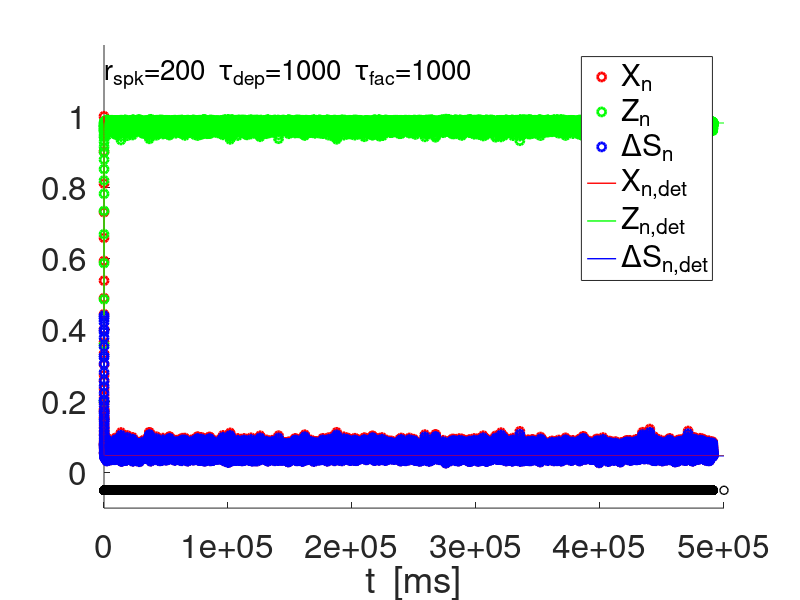
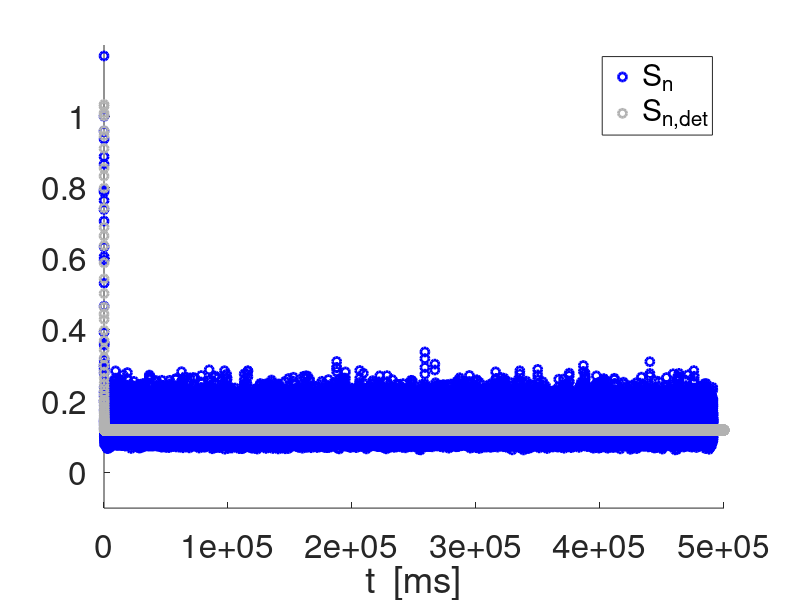

These charts were generated, in order, by the following MATLAB code:
% 2020-01-08

% Synaptic depression and facilitation models 
% (Dayan & Abbott, see Ermentrout & Terman book, Chapter 7) 

clearvars;
close all;


KSE = 5;
        % 1: Single input frequency
        %    As in SynapticShortTermPlasticity_ToyModels.m
        % 2: Burst: Two input frequencies
        % 3: Poisson inputs - Synaptic update (Delta S)
        % 4: Perturbations of periodic presynaptic input spike trains:
        %    normally distributed (random) - Synaptic update (Delta S)
        % 5: Poisson inputs - Synaptic response mimicking the voltage
        %    response (membrane potential time scales instad of synaptic
        %    time scales)
        % 
        % 301: Poisson inputs
        %      VarX, VarZ & VarM as a function of the input frequency
        % 302: Poisson inputs
        %      VarX, VarZ & VarM as a function of taudep & taufac
  
lightblueish = [.4 .6 .9];
lightcoral = [0.94 0.5 0.5];
lightsalmon = [0.9 0.5 0.4];
lightgray = [.7 .7 .7];
darkgray = [.3 .3 .3];
darkgray2 = [.1 .1 .1];
mediumacquamarine = [0.4 0.8 0.6];

% Functions

Fsqw=@(t,SpkFreqin,DC) (square(2*pi*SpkFreqin*t/1000-pi/2,DC)+1)/2;

% Parameters

taudec = 5;
taudep = 10;
taufac = 0.1;
adep = 0.1;
afac = 0.2;
Xinf = 1;
Zinf = 0;

% Time definitions

Tmax = 1000;
dt = 0.01;
t = 0:dt:Tmax;

% Input spike definitions

SpkFreqin = 100;
SpkPerin = 1000/SpkFreqin;
Nspk = floor(Tmax/SpkPerin);
tspk = (1:Nspk)*SpkPerin;

if KSE == 1

    % Synaptic dynamics (no short-term plasticity)

    S = zeros(1,length(t));

    jspk = 1;
    for j=1:length(t)-1
        k1s = -S(j)/taudec;
        as = S(j)+k1s*dt;
        k2s = -as/taudec;
        S(j+1) = S(j)+(k1s+k2s)*dt/2;
        if t(j)> tspk(jspk)
            S(j+1) = S(j+1)+1;
            jspk = jspk+1;
        end
    end

    figure
    hold on
    plot(t,S,'-b','linewidth',2);
    set(gca,'fontsize',24);
    xlabel('t  [ms]');
    xlabel('S  [ms]');

    % Synaptic short-term plasticity

    x = zeros(1,length(t));
    z = zeros(1,length(t));

    x(1) = 1;
    z(1) = 0;
    jspk = 1;
    for j=1:length(t)-1
        k1x = (Xinf-x(j))/taudep;
        k1z = (Zinf-z(j))/taufac;
        ax = x(j)+k1x*dt;
        az = z(j)+k1z*dt;
        k2x = (Xinf-ax)/taudep;
        k2z = (Zinf-az)/taufac;
        x(j+1) = x(j)+(k1x+k2x)*dt/2;
        z(j+1) = z(j)+(k1z+k2z)*dt/2;
        if t(j)>= tspk(jspk)
            x(j+1) = x(j+1)-adep*x(j);
            z(j+1) = z(j+1)+afac*(1-z(j+1));
            jspk = jspk+1;
        end
    end

    m = zeros(1,length(t));
    for j=2:length(t)
        m(j) = x(j-1)*z(j);
    end

    % x-, z- and DeltaS=x*z-traces

    figure
    hold on
    plot(t,x,'-r','linewidth',2);
    plot(t,z,'-g','linewidth',2);
    plot(t,x.*z,'-b','linewidth',2);
    axis([0 Tmax 0 1.2]);
    set(gca,'fontsize',24);
    xlabel('t  [ms]');
    legend('x','z','x z');

    % x-, z- and m-traces (m=DeltaS) + peaks

    figure
    hold on
    plot(t,x,'-r','linewidth',2);
    plot(t,z,'-g','linewidth',2);
    plot(t,x.*z,'-b','linewidth',2);
    plot(t,m,'-','Color',lightblueish,'linewidth',1);
    %plot(t,m,'-b','linewidth',2);
    axis([0 Tmax 0 1.2]);
    set(gca,'fontsize',24);
    xlabel('t  [ms]');
    legend('x','z','x z');

    % Sequence of peaks computed from the analytical solutions to the
    % % differential equations using the previous sequence values to generate the
    % current ones (instead of the previous values in the differential
    % equation discretization). 

    Dtatspkin = SpkPerin;
    Tspkmax = floor(Tmax/SpkPerin);
    tspk = SpkPerin:SpkPerin:Tspkmax*SpkPerin;
    jspk = floor(tspk/dt);


    Pdep =  exp(-Dtatspkin/taudep);
    Pfac =  exp(-Dtatspkin/taufac);
    X = zeros(1,Tspkmax);
    Z = zeros(1,Tspkmax);
    Zaux = zeros(1,Tspkmax);
    X(1) = 1;
    Z(1) = afac;
    for j=1:Tspkmax-1
        X(j+1) = Xinf+((1-adep)*X(j)-Xinf)*Pdep;       
        Z(j+1) = (1-afac)*(Zinf+(Z(j)-Zinf)*Pfac)+afac;
    end
    M = X.*Z;
    Xfp = (1-Pdep)*Xinf/(1-(1-adep)*Pdep);
    Zfp = ((1-Pfac)*(1-afac)*Zinf+afac)/(1-(1-afac)*Pfac);


    plot(tspk,X,'o','Color',lightblueish,'linewidth',1);
    plot(tspk,Z,'o','Color',lightblueish,'linewidth',1);
    plot(tspk,M,'o','Color',lightblueish,'linewidth',1);
    legend('x','z','x z','M');



elseif KSE == 2
    
    taudep = 500;
    taufac = 500;
    
    % Time definitions

    Tmax = 1000;
    dt = 0.01;
    t = 0:dt:Tmax;

    
    % Input spike definitions
    
    SpkFreqin1 = 4;
    SpkFreqin2 = 200;
    SpkPerin1 = 1000/SpkFreqin1;
    DC = 50;
    SpkPerin2 = 1000/SpkFreqin2;
    Nspkaux = floor(Tmax/SpkPerin2);
    tspkaux = (1:Nspkaux)*SpkPerin2;
    tspkaux = tspkaux.*Fsqw(tspkaux,SpkFreqin1,DC);
    k = 0;
    tspk = zeros(1);
    for l=1:length(tspkaux)
        if tspkaux(l)>0
            k = k+1;
            tspk(k) = tspkaux(l);
        end
    end
    tspk = [tspk Tmax+dt];
    
   
   % Synaptic short-term plasticity

    x = zeros(1,length(t));
    z = zeros(1,length(t));

    x(1) = 1;
    z(1) = 0;
    jspk = 1;
    for j=1:length(t)-1
        k1x = (Xinf-x(j))/taudep;
        k1z = (Zinf-z(j))/taufac;
        ax = x(j)+k1x*dt;
        az = z(j)+k1z*dt;
        k2x = (Xinf-ax)/taudep;
        k2z = (Zinf-az)/taufac;
        x(j+1) = x(j)+(k1x+k2x)*dt/2;
        z(j+1) = z(j)+(k1z+k2z)*dt/2;
        if t(j)>= tspk(jspk) 
            x(j+1) = x(j+1)-adep*x(j);
            z(j+1) = z(j+1)+afac*(1-z(j+1));
            jspk = jspk+1;
        end
    end

    m = zeros(1,length(t));
    for j=2:length(t)
        m(j) = x(j-1)*z(j);
    end

%     % x-, z- and DeltaS=x*z-traces
% 
%     figure
%     hold on
%     plot(t,x,'-r','linewidth',2);
%     plot(t,z,'-g','linewidth',2);
%     plot(t,x.*z,'-b','linewidth',2);
%     axis([0 Tmax 0 1.2]);
%     set(gca,'fontsize',24);
%     xlabel('t  [ms]');
%     legend('x','z','x z');

    % x-, z- and m-traces (m=DeltaS) + peaks

    figure
    hold on
    plot(t,x,'-r','linewidth',2);
    plot(t,z,'-g','linewidth',2);
    plot(t,x.*z,'-b','linewidth',2);
    plot(t,m,'-','Color',lightblueish,'linewidth',1);
    plot(tspk(1:end-1),zeros(1,length(tspk(1:end-1))),'ok','linewidth',2);
    %plot(t,m,'-b','linewidth',2);
    axis([0 Tmax 0 1.2]);
    set(gca,'fontsize',24);
    xlabel('t  [ms]');
    legend('x','z','x z');

    
    % Sequence of peaks computed from the analytical solutions to the
    % differential equations
   
  
    Tspkmax = length(tspk)-1;
    Dtaspkin = diff(tspk(1:end-1));
    X = zeros(1,Tspkmax);
    Z = zeros(1,Tspkmax);
    X(1) = 1;
    Z(1) = afac;
    for j=1:Tspkmax-1
        X(j+1) = Xinf+((1-adep)*X(j)-Xinf)*exp(-Dtaspkin(j)/taudep);
        Z(j+1) = afac+(1-afac)*(Zinf+(Z(j)-Zinf)*exp(-Dtaspkin(j)/taufac));
    end
    M = X.*Z;
    plot(tspk(1:end-1),X,'o','Color',lightblueish,'linewidth',1);
    plot(tspk(1:end-1),Z,'o','Color',lightblueish,'linewidth',1);
    plot(tspk(1:end-1),M,'o','Color',lightblueish,'linewidth',1);
    legend('x','z','x z','M');
    
    if SpkFreqin1 == 4
        jaux = find(tspk>800,1);
        AmpX = max(X(jaux:end))-min(X(jaux:end));
        AmpZ = max(Z(jaux:end))-min(Z(jaux:end));
        AmpM = max(M(jaux:end))-min(M(jaux:end));
    end
    
    figure
    hold on
    plot(tspk(1:end-1),X,'or','linewidth',1);
    plot(tspk(1:end-1),Z,'og','linewidth',1);
    plot(tspk(1:end-1),M,'ob','linewidth',1);
    plot(tspk(1:end-1),-0.05*ones(1,length(tspk(1:end-1))),'ok','linewidth',2);
    axis([0 Tmax+400 -0.1 1.2]);
    set(gca,'fontsize',24);
    xlabel('t  [ms]');
    ylabel('\DeltaS');
    legend('X_n','Z_n','\DeltaS_n');
    text(20,1.12,['f_{spk}=' num2str(SpkFreqin2) '  \tau_{dep}=' num2str(taudep) '  \tau_{fac}=' num2str(taufac)],'fontsize',20)
    text(1000,0.35,['A(X_n)~' num2str(AmpX,2)],'Color','r','fontsize',20)
    text(1000,0.2,['A(Z_n)~' num2str(AmpZ,2)],'Color','g','fontsize',20)
    text(1000,0.05,['A(\DeltaS_n)~' num2str(AmpM,2)],'Color','b','fontsize',20)
    set(gca,'XTick',(0:250:1000))
    
    fprintf('AmpX=%f\t AmpZ=%f\t AmpM=%f\n',AmpX,AmpZ,AmpM);
        
elseif KSE == 3
    
    SPKSE = 2;
                % 1: Poisson
                % 2: Poisson (ISI>ISI_min)
                
    taudep = 1000;
    taufac = 1000;
               
    % Time definitions

    Tmax = 200000;
    dt = 0.01;
    t = 0:dt:Tmax;
                
    % Generation of Poisson-like PWC inputs
    
    
   if SPKSE == 1  
        Freq = 100;
        tr = 1;                                   % trials
        r = Freq/(length(t)-1)*Tmax/1000;          % [rate] = Spk/bin
        spk = double(rand(1,length(t)+1)<r);    % Generated spike trains
        spk = spk(1:length(t));
        tspk = find(spk'>0)*dt;                 % Spike times
        ISI = diff(tspk);    
        CVspk = sqrt(var(ISI))/mean(ISI);
   elseif SPKSE == 2
        ISImin = 1;
        Freq = 100;
        tr = 1;                                 % trials
        r = Freq/(length(t)-1)*Tmax/1000;       % [rate] = Spk/bin
        spk = double(rand(1,length(t)+1)<r);    % Generated spike trains
        spk = spk(1:length(t));
        tspkbase = find(spk'>0)*dt;                 % Spike times
        ISIbase = diff(tspkbase);
        ISI = zeros(1);
        i=0;
        for j=1:length(ISIbase)
            if ISIbase(j) > ISImin
                i=i+1;
                ISI(i) = ISIbase(j);
            end
        end    
        tspk = zeros(1);
        tspk(1) = tspkbase(1);
        for i=2:length(ISI)
            tspk(i) = tspk(i-1)+ISI(i);
        end
        CVspk = sqrt(var(ISI))/(mean(ISI)-ISImin);
   end
   
   tspk = [tspk Tmax+dt];
   
   % Synaptic short-term plasticity

    x = zeros(1,length(t));
    z = zeros(1,length(t));

    x(1) = 1;
    z(1) = 0;
    jspk = 1;
    for j=1:length(t)-1
        k1x = (Xinf-x(j))/taudep;
        k1z = (Zinf-z(j))/taufac;
        ax = x(j)+k1x*dt;
        az = z(j)+k1z*dt;
        k2x = (Xinf-ax)/taudep;
        k2z = (Zinf-az)/taufac;
        x(j+1) = x(j)+(k1x+k2x)*dt/2;
        z(j+1) = z(j)+(k1z+k2z)*dt/2;
        if t(j)>= tspk(jspk) 
            x(j+1) = x(j+1)-adep*x(j);
            z(j+1) = z(j+1)+afac*(1-z(j+1));
            jspk = jspk+1;
        end
    end

    m = zeros(1,length(t));
    for j=2:length(t)
        m(j) = x(j-1)*z(j);
    end
                    
    % x-, z- and m-traces (m=DeltaS) + peaks

%     figure
%     hold on
%     plot(t,x,'-r','linewidth',2);
%     plot(t,z,'-g','linewidth',2);
%     plot(t,x.*z,'-b','linewidth',2);
%     plot(t,m,'-','Color',lightblueish,'linewidth',1);
%     %plot(t,m,'-b','linewidth',2);
%     axis([0 Tmax 0 1.2]);
%     set(gca,'fontsize',24);
%     xlabel('t  [ms]');
%     legend('x','z','x z');
%     

% Sequences: Poisson spike train inputs
    
    Tspkmax = length(tspk)-1;
    Dtaspkin = diff(tspk(1:end-1));
    X = zeros(1,Tspkmax);
    Z = zeros(1,Tspkmax);
    X(1) = 1;
    Z(1) = afac;
    for j=1:Tspkmax-1
        X(j+1) = Xinf+((1-adep)*X(j)-Xinf)*exp(-Dtaspkin(j)/taudep);
        Z(j+1) = afac+(1-afac)*(Zinf+(Z(j)-Zinf)*exp(-Dtaspkin(j)/taufac));
    end
    M = X.*Z;
    
    
%     figure
%     hold on
%     plot(t,x.*z,'-b','linewidth',2);
%     plot(t,m,'-','Color',lightblueish,'linewidth',1);
%     plot(tspk,zeros(1,length(tspk)),'ok','linewidth',1);
%     %plot(t,m,'-b','linewidth',2);
%     axis([0 Tmax 0 1.2]);
%     set(gca,'fontsize',24);
%     xlabel('t  [ms]');
%     legend('x z');
%     plot(tspk(1:end-1),X,'o','Color',lightblueish,'linewidth',1);
%     plot(tspk(1:end-1),Z,'o','Color',lightblueish,'linewidth',1);
%     plot(tspk(1:end-1),M,'o','Color',lightblueish,'linewidth',1);
%     legend('x','z','x z','M');
    
%     figure
%     hold on
%     plot(tspk(1:end-1),X,'or','linewidth',1);
%     plot(tspk(1:end-1),Z,'og','linewidth',1);
%     plot(tspk(1:end-1),M,'ob','linewidth',1);
%     axis([0 Tmax 0 1.2]);
%     set(gca,'fontsize',24);
%     xlabel('t  [ms]');
%     legend('X','Z','M');
    
    
    % Sequences: Periodic spike train inputs (constant frequency input
    % equal to the Poisson mean rate)
    
    SpkFreqin = Freq;
    SpkPerin = 1000/SpkFreqin;
    Nspk = floor(Tmax/SpkPerin);
    tspkc = (1:Nspk)*SpkPerin;
    
    Dtatspkin = SpkPerin;
    Tspkmax = floor(Tmax/SpkPerin);
    tspkc = SpkPerin:SpkPerin:Tspkmax*SpkPerin;
    jspkc = floor(tspk/dt);

    Pdep =  exp(-Dtatspkin/taudep);
    Pfac =  exp(-Dtatspkin/taufac);
    Xc = zeros(1,Tspkmax);
    Zc = zeros(1,Tspkmax);
    Zaux = zeros(1,Tspkmax);
    Xc(1) = 1;
    Zc(1) = afac;
    for j=1:Tspkmax-1
        Xc(j+1) = Xinf+((1-adep)*Xc(j)-Xinf)*Pdep;       
        Zc(j+1) = (1-afac)*(Zinf+(Zc(j)-Zinf)*Pfac)+afac;
    end
    Mc = Xc.*Zc;
    Xcfp = (1-Pdep)*Xinf/(1-(1-adep)*Pdep);
    Zcfp = ((1-Pfac)*(1-afac)*Zinf+afac)/(1-(1-afac)*Pfac);
    Mcfp = Xcfp*Zcfp;
   
    sgmadep = 1/(1/taudep-log(1-adep)/SpkPerin);
    sgmafac = 1/(1/taufac-log(1-afac)/SpkPerin);
    sgmadepfac = 1/(1/taudep+1/taufac-log((1-adep)*(1-afac))/SpkPerin);
     
%     figure
%     hold on
%     plot(tspk(1:end-1),X,'ob','linewidth',1);
%     plot(tspkc,Xc,'or');
%     plot(tspk,-0.1*ones(1,length(tspk)),'ok','linewidth',1);
%     axis([0 Tmax -0.2 1.2]);
%     set(gca,'fontsize',24);
%     xlabel('t  [ms]');
%     ylabel('X')
%     legend('X  (Poisson)','X  (deterministic)') 
%     
%     
%     figure
%     hold on
%     plot(tspk(1:end-1),Z,'ob','linewidth',1);
%     plot(tspkc,Zc,'or');
%     plot(tspk,-0.1*ones(1,length(tspk)),'ok','linewidth',1);
%     axis([0 Tmax -0.2 1.2]);
%     set(gca,'fontsize',24);
%     xlabel('t  [ms]');
%     ylabel('Z')
%     legend('Z  (Poisson)','Z  (deterministic)') 
%     
%     figure
%     hold on
%     plot(tspk(1:end-1),M,'ob','linewidth',1);
%     plot(tspkc,Mc,'or');
%     plot(tspk,-0.1*ones(1,length(tspk)),'ok','linewidth',1);
%     axis([0 Tmax -0.2 1.2]);
%     set(gca,'fontsize',24);
%     xlabel('t  [ms]');
%     ylabel('\DeltaS')
%     legend('\DeltaS  (Poisson)','\DeltaS  (deterministic)')     
    
    figure
    hold on
    plot(tspk(1:end-1),X,'or','linewidth',2);
    plot(tspk(1:end-1),Z,'og','linewidth',2);
    plot(tspk(1:end-1),M,'ob','linewidth',2);
    plot(tspkc,Xc,'-r','linewidth',1);
    plot(tspkc,Zc,'-g','linewidth',1);
    plot(tspkc,Mc,'-b','linewidth',1);
    plot(tspk,-0.05*ones(1,length(tspk)),'ok','linewidth',1);
    axis([0 Tmax -0.1 1.2]);
    set(gca,'fontsize',24);
    xlabel('t  [ms]');
    legend('X_n','Z_n','\DeltaS_n','X_{n,det}','Z_{n,det}','\DeltaS_{n,det}');
    text(20,1.12,['r_{spk}=' num2str(Freq) '  \tau_{dep}=' num2str(taudep) '  \tau_{fac}=' num2str(taufac)],'fontsize',20)
   
    
    
    
   
    
    fprintf('\n');
%     fprintf('mean(M)      = %f\n',mean(M));
%     fprintf('var(M)       = %f\n',var(M));
%     fprintf('var(M)       = %f\n',1000*var(M));
%     fprintf('CV(M)        = %f\n',CVDeltaS);

  %[mean(M) var(M)*1000 CVDeltaS CVspk Mcfp]
  
    CVDeltaS = sqrt(var(M))/mean(M);
    CVX = sqrt(var(X))/mean(X); 
    CVZ = sqrt(var(Z))/mean(Z);
   
    fprintf('CV(DeltaSpk)   = %f\n',CVspk);
    fprintf('mean(DeltaSpk) = %f\n',mean(ISI)-ISImin);
    fprintf('var(DeltaSpk)  = %f\n',var(ISI));
    
%     fprintf('\n')
%     COV = cov(X,Z);
%     fprintf('COV(X,Z):\t%f\t%f\t%f\t%f\n',COV(1,1),COV(1,2),COV(2,1),COV(2,2));
%     Rho = mean((X-mean(X)).*(Z-mean(Z)))/sqrt(var(X)*var(Z));
%     fprintf('Rho(X,Z):\t%f\n',Rho);
    
%     fprintf('\n')
%     fprintf('mean(X) = %f\t mean(Z) = %f\t mean(M) = %f\n',mean(X),mean(Z),mean(M));
%     fprintf('X_{fp}  = %f\t Z_{fp}  = %f\t M_{fp}  = %f\n',Xcfp,Zcfp,Mcfp);
%     fprintf('var(X)  = %f\t var(Z)  = %f\t var(M)  = %f\n',var(X),var(Z),var(M));
%     fprintf('CV(X)   = %f\t CV(Z)   = %f\t CV(M)   = %f\n',CVX,CVZ,CVDeltaS);
    
    
    jaux = find(tspk>1000,1);
    Xaux = X(jaux:end);
    Zaux = Z(jaux:end);
    Maux = M(jaux:end);
    CVDeltaS = sqrt(var(Maux))/mean(Maux);
    CVX = sqrt(var(Xaux))/mean(Xaux); 
    CVZ = sqrt(var(Zaux))/mean(Zaux);
    Rho = mean((X-mean(X)).*(Z-mean(Z)))/sqrt(var(X)*var(Z));
    fprintf('\n')
    fprintf('mean(X) = %f\t mean(Z) = %f\t mean(M) = %f\n',mean(Xaux),mean(Zaux),mean(Maux));
    fprintf('X_{fp}  = %f\t Z_{fp}  = %f\t M_{fp}  = %f\n',Xcfp,Zcfp,Mcfp);
    fprintf('\n')
    fprintf('var(X)  = %f\t var(Z)  = %f\t var(M)  = %f\n',var(Xaux),var(Zaux),var(Maux));
    fprintf('CV(X)   = %f\t CV(Z)   = %f\t CV(M)   = %f\n',CVX,CVZ,CVDeltaS);
    fprintf('sgmad   = %f\t sgmaf   = %f\t sgmadf  = %f\n',sgmadep,sgmafac,sgmadepfac);
    fprintf('\n')
    fprintf('Rho(X,Z):\t%f\n',Rho);
    fprintf('\n')
    
%     mean(X)*mean(Z)
%     (var(X)+mean(X)^2)*(var(Z)+mean(Z)^2)-mean(X)^2*mean(Z)^2

    toff = 3000;
    joff = find(tspk<toff,1,'last');
    tspka = tspk(1:joff);
    Xa = X(1:joff);
    Za = Z(1:joff);
    Ma = M(1:joff);
    joffc = find(tspkc<toff,1,'last');
    tspkca = tspkc(1:joffc);
    Xca = Xc(1:joffc);
    Zca = Zc(1:joffc);
    Mca = Mc(1:joffc);
    
    figure
    hold on
    plot(tspka,Xa,'or','linewidth',2);
    plot(tspka,Za,'og','linewidth',2);
    plot(tspka,Ma,'ob','linewidth',2);
    plot(tspkca,Xca,'-r','linewidth',1);
    plot(tspkca,Zca,'-g','linewidth',1);
    plot(tspkca,Mca,'-b','linewidth',1);
    plot(tspka,-0.05*ones(1,length(tspka)),'ok','linewidth',1);
    axis([0 toff+1000 -0.1 1.2]);
    set(gca,'fontsize',24);
    xlabel('t  [ms]');
    text(20,1.12,['f_{spk}=' num2str(Freq) '  \tau_{dep}=' num2str(taudep) '  \tau_{fac}=' num2str(taufac)],'fontsize',20)
    text(3050,0.35,['V(X_n)~' num2str(var(Xaux)*1000,2)],'Color','r','fontsize',20)
    text(3050,0.2,['V(Z_n)~' num2str(var(Zaux)*1000,2)],'Color','g','fontsize',20)
    text(3050,0.05,['V(\DeltaS_n)~' num2str(var(Maux)*1000,2)],'Color','b','fontsize',20)
    legend('X_n','Z_n','\DeltaS_n','X_{n,det}','Z_{n,det}','\DeltaS_{n,det}','NumColumns',2);

    
elseif KSE == 4
    
    % Perturbations of periodic presynaptic input spike trains: normally
    % distributed (random)
    
    PRTYPE = 1;
        % 1: Uniform value of D (variance) for all unperturbed ISIs
        % 2: D (variance) proportional to the unperturbed ISI
        
    
    adep = 0.1;
    afac = 0.2;
    
    taudep = 100;
    taufac = 100;
                
   % Time definitions

    Tmax = 100000;
    dt = 0.01;
    t = 0:dt:Tmax;
    
    % Input spike definitions

    SpkFreqin = 200;
    SpkPerin = 1000/SpkFreqin;
    Nspk = floor(Tmax/SpkPerin);
    tspk = (1:Nspk)*SpkPerin;
    
    if PRTYPE == 1
        D = 1;
        delta = randn(1,Nspk);
        ISIpert = sqrt(D)*delta+SpkPerin;
    elseif PRTYPE == 2
        Dbaseline = 250;
        D = Dbaseline*SpkPerin/1000;
        delta = randn(1,Nspk);
        ISIpert = sqrt(D)*delta+SpkPerin;
    end
    
    tspkpert = zeros(1,length(tspk));
    tspkpert(1) = tspk(1);
    for k=2:length(ISIpert)
        tspkpert(k) = tspkpert(k-1)+ISIpert(k);
    end
    
    
    % Synaptic short-term plasticit Sequences - regular presynaptic spike trains
    
    
    Dtaspkin = diff(tspk);
    X = zeros(1,length(tspk));
    Z = zeros(1,length(tspk));
    X(1) = 1;
    Z(1) = afac;
    for j=1:length(tspk)-1
        X(j+1) = Xinf+((1-adep)*X(j)-Xinf)*exp(-Dtaspkin(j)/taudep);
        Z(j+1) = afac+(1-afac)*(Zinf+(Z(j)-Zinf)*exp(-Dtaspkin(j)/taufac));
    end
    M = X.*Z;
    Pdep =  exp(-Dtaspkin/taudep);
    Pfac =  exp(-Dtaspkin/taufac);
    Xfp = (1-Pdep)*Xinf/(1-(1-adep)*Pdep);
    Zfp = ((1-Pfac)*(1-afac)*Zinf+afac)/(1-(1-afac)*Pfac);
    
    % Synaptic short-term plasticit Sequences - small perturbations to
    % regular presynaptic spike trains
    
    Dtaspkinpert = ISIpert;
    Xp = zeros(1,length(tspkpert));
    Zp = zeros(1,length(tspkpert));
    Xp(1) = 1;
    Zp(1) = afac;
    for j=1:length(tspkpert)-1
        Xp(j+1) = Xinf+((1-adep)*Xp(j)-Xinf)*exp(-Dtaspkinpert(j)/taudep);
        Zp(j+1) = afac+(1-afac)*(Zinf+(Zp(j)-Zinf)*exp(-Dtaspkinpert(j)/taufac));
    end
    Mp = Xp.*Zp;
    
    
    % Approximation of the Peak sequences by the toy model functions
    % Unperturbed system
    % F = A+(1-A)*exp(-(t-tspk(1))/sigmadep)
    % G = B*(1-C*exp(-(t-tspk(1))/sigmadep)
    
    
    Fcut = 0.5*(X(1)-Xfp)+Xfp;
    for k=2:length(tspk)
        if X(k)<Fcut
            kaux = k;    
            break
        end
    end
    sgmadep = (tspk(kaux)-tspk(1))/log((1-Xfp)/(X(kaux)-Xfp));
    F = Xfp+(1-Xfp)*exp(-(tspk-tspk(1))/sgmadep);
    E_F = sum((X-F).^2);
    
    Gcut = 0.5*(Zfp-Z(1))+Z(1);
    for k=2:length(tspk)
        if Z(k)>Gcut
            kaux = k;    
            break
        end
    end
    C = 1-afac/Zfp;
    sgmafac = (tspk(kaux)-tspk(1))/log(Zfp*C/(Zfp-Z(kaux)));
    G = Zfp*(1-C*exp(-(tspk-tspk(1))/sgmafac));
    E_G = sum((Z-G).^2);
    
    % Computation of the toy model functions at the perturbed spike times
    
    F_p = Xfp+(1-Xfp)*exp(-(tspkpert-tspk(1))/sgmadep);
    G_p = Zfp*(1-C*exp(-(tspkpert-tspk(1))/sgmafac));
    
    
    figure
    hold on
    plot(tspk,X,'or','linewidth',2);
    plot(tspk,Z,'og','linewidth',2);
    plot(tspk,M,'ob','linewidth',1);
    plot(tspkpert,Xp,'o','Color',lightcoral,'linewidth',2);
    plot(tspkpert,Zp,'o','Color',mediumacquamarine,'linewidth',2);
    plot(tspkpert,Mp,'o','Color',lightblueish,'linewidth',1);
    axis([0 Tmax 0 1.2]);
    set(gca,'fontsize',24);
    xlabel('t  [ms]');
    legend('X_n','Z_n','\Delta S_n');
    
    figure
    hold on
    plot(tspk,X,'-r','linewidth',2);
    plot(tspk,Z,'-g','linewidth',2);
    plot(tspk,M,'-b','linewidth',2);
    plot(tspkpert,Xp,'or','linewidth',1);
    plot(tspkpert,Zp,'og','linewidth',1);
    plot(tspkpert,Mp,'ob','linewidth',1);
    plot(tspkpert,-0.05*ones(1,length(tspkpert)),'ok','linewidth',1);
    axis([0 Tmax -0.1 1.1]);
    set(gca,'fontsize',24);
    xlabel('t  [ms]');
    legend('X_n(0)','Z_n(0)','\DeltaS_n(0)','X_n(\delta_p)','Z_n(\delta_p)','\DeltaS_n(\delta_p)');
    
    
    
    figure
    hold on
    plot(tspk,X,'or','linewidth',2);
    plot(tspk,Z,'og','linewidth',2);
    plot(tspk,M,'ob','linewidth',1);
    plot(tspkpert,Xp,'o','Color',lightcoral,'linewidth',2);
    plot(tspkpert,Zp,'o','Color',mediumacquamarine,'linewidth',2);
    plot(tspkpert,Mp,'o','Color',lightblueish,'linewidth',1);
    axis([0 Tmax 0 1.2]);
    set(gca,'fontsize',24);
    xlabel('t  [ms]');
    plot(tspk,F,'-r','linewidth',2);
    plot(tspk,G,'-g','linewidth',2);
    plot(tspkpert,F_p,'-k','linewidth',2);
    plot(tspkpert,G_p,'-k','linewidth',2);
    legend('X_n','Z_n','\Delta S_n');
   
 
 
    figure
    hold on
    plot(tspkpert,F_p-Xp,'or','linewidth',2);
    plot(tspkpert,G_p-Zp,'og','linewidth',2);
    plot(tspkpert,F_p.*G_p-Xp.*Zp,'ob','linewidth',2);
    axis([0 Tmax -0.2 0.2]);
    set(gca,'fontsize',24);
    legend('X_n','Z_n','\Delta S_n');
    
    
    Xc = Xp(floor(length(Xp)/2):floor(length(Xp))); 
    Zc = Zp(floor(length(Zp)/2):floor(length(Zp)));
    Mc = Xc.*Zc;
    
    
    fprintf('\n');
    fprintf('mean(Xc) = %f\t X_{fp} = %f\n',mean(Xc),Xfp);
    fprintf('mean(Zc) = %f\t Z_{fp} = %f\n',mean(Zc),Zfp);
    fprintf('\n');
    COV = cov(Xc,Zc)
    fprintf('\n');
    fprintf('var(Xc) = %f\n',var(Xc));
    fprintf('var(Zc) = %f\n',var(Zc));
    fprintf('var(Xc.*Zc) = %f\n',var(Mc));
    fprintf('\n');
    fprintf('Min(ISIpert) = %f\t Max(ISIpert) = %f\n',min(ISIpert),max(ISIpert)); 
    fprintf('\n');
    fprintf('var(Xc)=%f\t var(Zc)=%f\t var(Mc)=%f\n',var(Xc),var(Zc),var(Mc));
     
    
%     fprintf('COV(X,X) = %f\t COV(X,Z) = %f\n',COV(1,1),COV(1,2));
%     fprintf('COV(Y,X) = %f\t COV(Z,Z) = %f\n',COV(2,1),COV(2,2));

  text(20,1.12,['\Delta_{spk}=' num2str(SpkPerin) '  \tau_{dep}=' num2str(taudep) '  \tau_{fac}=' num2str(taufac)],'fontsize',20)
   
elseif KSE == 5 

    SPKSE = 2;
                % 1: Poisson
                % 2: Poisson (ISI>ISI_min)
                
    taudep = 1000;
    taufac = 1000;
    taudec = 10;           
    
    % Time definitions

    Tmax = 500000;
    dt = 0.01;
    t = 0:dt:Tmax;
                
    % Generation of Poisson-like PWC inputs
    
    
   if SPKSE == 1  
        Freq = 100;
        tr = 1;                                   % trials
        r = Freq/(length(t)-1)*Tmax/1000;          % [rate] = Spk/bin
        spk = double(rand(1,length(t)+1)<r);    % Generated spike trains
        spk = spk(1:length(t));
        tspk = find(spk'>0)*dt;                 % Spike times
        ISI = diff(tspk);    
        CVspk = sqrt(var(ISI))/mean(ISI);
   elseif SPKSE == 2
        ISImin = 1;
        Freq = 200;
        tr = 1;                                 % trials
        r = Freq/(length(t)-1)*Tmax/1000;       % [rate] = Spk/bin
        spk = double(rand(1,length(t)+1)<r);    % Generated spike trains
        spk = spk(1:length(t));
        tspkbase = find(spk'>0)*dt;                 % Spike times
        ISIbase = diff(tspkbase);
        ISI = zeros(1);
        i=0;
        for j=1:length(ISIbase)
            if ISIbase(j) > ISImin
                i=i+1;
                ISI(i) = ISIbase(j);
            end
        end    
        tspk = zeros(1);
        tspk(1) = tspkbase(1);
        for i=2:length(ISI)
            tspk(i) = tspk(i-1)+ISI(i);
        end
        CVspk = sqrt(var(ISI))/(mean(ISI)-ISImin);
   end
   
   tspk = [tspk Tmax+dt];
    
   % Sequences: Poisson spike train inputs
    
    Tspkmax = length(tspk)-1;
    Dtaspkin = diff(tspk(1:end-1));
    X = zeros(1,Tspkmax);
    Z = zeros(1,Tspkmax);
    X(1) = 1;
    Z(1) = afac;
    for j=1:Tspkmax-1
        X(j+1) = Xinf+((1-adep)*X(j)-Xinf)*exp(-Dtaspkin(j)/taudep);
        Z(j+1) = afac+(1-afac)*(Zinf+(Z(j)-Zinf)*exp(-Dtaspkin(j)/taufac));
    end
    M = X.*Z;
    
    S = zeros(1,length(tspk)-1);
    S(1) = afac;
    for j=1:Tspkmax-1
        S(j+1) = exp(-Dtaspkin(j)/taudec)*S(j)+M(j+1);
    end
    
   
    
    % Sequences: Periodic spike train inputs (constant frequency input
    % equal to the Poisson mean rate)
    
    SpkFreqin = Freq;
    SpkPerin = 1000/SpkFreqin;
    Nspk = floor(Tmax/SpkPerin);
    tspkc = (1:Nspk)*SpkPerin;
    
    Dtatspkin = SpkPerin;
    Tspkmax = floor(Tmax/SpkPerin);
    tspkc = SpkPerin:SpkPerin:Tspkmax*SpkPerin;
    jspkc = floor(tspk/dt);

    Pdep =  exp(-Dtatspkin/taudep);
    Pfac =  exp(-Dtatspkin/taufac);
    Xc = zeros(1,Tspkmax);
    Zc = zeros(1,Tspkmax);
    Zaux = zeros(1,Tspkmax);
    Xc(1) = 1;
    Zc(1) = afac;
    for j=1:Tspkmax-1
        Xc(j+1) = Xinf+((1-adep)*Xc(j)-Xinf)*Pdep;       
        Zc(j+1) = (1-afac)*(Zinf+(Zc(j)-Zinf)*Pfac)+afac;
    end
    Mc = Xc.*Zc;
    Xcfp = (1-Pdep)*Xinf/(1-(1-adep)*Pdep);
    Zcfp = ((1-Pfac)*(1-afac)*Zinf+afac)/(1-(1-afac)*Pfac);
    Mcfp = Xcfp*Zcfp;
    
    Sc = zeros(1,length(tspkc));
    Sc(1) = afac;
    for j=1:length(tspkc)-1
        Sc(j+1) = exp(-Dtatspkin/taudec)*Sc(j)+Mc(j+1);
    end
        

    figure
    hold on
    plot(tspk(1:end-1),X,'or','linewidth',2);
    plot(tspk(1:end-1),Z,'og','linewidth',2);
    plot(tspk(1:end-1),M,'ob','linewidth',2);
    plot(tspkc,Xc,'-r','linewidth',1);
    plot(tspkc,Zc,'-g','linewidth',1);
    plot(tspkc,Mc,'-b','linewidth',1);
    plot(tspk,-0.05*ones(1,length(tspk)),'ok','linewidth',1);
    axis([0 Tmax -0.1 1.2]);
    set(gca,'fontsize',24);
    xlabel('t  [ms]');
    legend('X_n','Z_n','\DeltaS_n','X_{n,det}','Z_{n,det}','\DeltaS_{n,det}');
    text(20,1.12,['r_{spk}=' num2str(Freq) '  \tau_{dep}=' num2str(taudep) '  \tau_{fac}=' num2str(taufac)],'fontsize',20)
   
    
    figure
    hold on
    plot(tspk(1:end-1),S,'ob','linewidth',2);
    plot(tspkc,Sc,'o','Color',lightgray,'linewidth',2);
    axis([0 Tmax -0.1 1.2]);
    set(gca,'fontsize',24);
    xlabel('t  [ms]');
    legend('S_n','S_{n,det}');
    
elseif KSE == 301
    
    SPKSE = 2;
    
    % Poisson inputs
    % VarX, VarZ & VarM as a function of the input frequency
    
    taudep = 1000;
    taufac = 1000;

    % VarX, VarZ & VarM as a function of the input frequency

    Tmax = 500000;
    dt = 0.01;
    t = 0:dt:Tmax;

    Freqvec = 10:10:250;
    
    VarXvec = zeros(1,length(Freqvec));
    VarZvec = zeros(1,length(Freqvec));
    VarMvec = zeros(1,length(Freqvec));

    for k=1:length(Freqvec)

        if SPKSE == 1  
            Freq = Freqvec(k);
            tr = 1;                                   % trials
            r = Freq/(length(t)-1)*Tmax/1000;          % [rate] = Spk/bin
            spk = double(rand(1,length(t)+1)<r);    % Generated spike trains
            spk = spk(1:length(t));
            tspk = find(spk'>0)*dt;                 % Spike times
            ISI = diff(tspk);    
            CVspk = sqrt(var(ISI))/mean(ISI);
       elseif SPKSE == 2
            ISImin = 1;
            Freq = Freqvec(k);
            tr = 1;                                 % trials
            r = Freq/(length(t)-1)*Tmax/1000;       % [rate] = Spk/bin
            spk = double(rand(1,length(t)+1)<r);    % Generated spike trains
            spk = spk(1:length(t));
            tspkbase = find(spk'>0)*dt;             % Spike times
            ISIbase = diff(tspkbase);
            ISI = zeros(1);
            i=0;
            for j=1:length(ISIbase)
                if ISIbase(j) > ISImin
                    i=i+1;
                    ISI(i) = ISIbase(j);
                end
            end    
            tspk = zeros(1);
            tspk(1) = tspkbase(1);
            for i=2:length(ISI)
                tspk(i) = tspk(i-1)+ISI(i);
            end
            CVspk = sqrt(var(ISI))/(mean(ISI)-ISImin);
        end

        % Sequences: Poisson spike train inputs

        Tspkmax = length(tspk)-1;
        Dtaspkin = diff(tspk(1:end-1));
        X = zeros(1,Tspkmax);
        Z = zeros(1,Tspkmax);
        X(1) = 1;
        Z(1) = afac;
        for j=1:Tspkmax-1
            X(j+1) = Xinf+((1-adep)*X(j)-Xinf)*exp(-Dtaspkin(j)/taudep);
            Z(j+1) = afac+(1-afac)*(Zinf+(Z(j)-Zinf)*exp(-Dtaspkin(j)/taufac));
        end
        M = X.*Z;

        jaux = find(tspk>1000,1);
        Xaux = X(jaux:end);
        Zaux = Z(jaux:end);
        Maux = M(jaux:end);


        VarXvec(k) = var(Xaux);
        VarZvec(k) = var(Zaux);
        VarMvec(k) = var(Maux);

        [Freq CVspk VarXvec(k) VarZvec(k) VarMvec(k)]
        
        % Sequences: Uniform spike train inputs (constant spiking frequency
        % equal to the Poisson mean firing rate
        
        SpkFreqin = Freq;
        SpkPerin = 1000/SpkFreqin;
        Nspk = floor(Tmax/SpkPerin);
        tspkc = (1:Nspk)*SpkPerin;

        Dtatspkin = SpkPerin;
        Tspkmax = floor(Tmax/SpkPerin);
        tspkc = SpkPerin:SpkPerin:Tspkmax*SpkPerin;
        jspkc = floor(tspk/dt);

        Pdep =  exp(-Dtatspkin/taudep);
        Pfac =  exp(-Dtatspkin/taufac);
        Xc = zeros(1,Tspkmax);
        Zc = zeros(1,Tspkmax);
        Zaux = zeros(1,Tspkmax);
        Xc(1) = 1;
        Zc(1) = afac;
        for j=1:Tspkmax-1
            Xc(j+1) = Xinf+((1-adep)*Xc(j)-Xinf)*Pdep;       
            Zc(j+1) = (1-afac)*(Zinf+(Zc(j)-Zinf)*Pfac)+afac;
        end
        Mc = Xc.*Zc;
        Xcfp = (1-Pdep)*Xinf/(1-(1-adep)*Pdep);
        Zcfp = ((1-Pfac)*(1-afac)*Zinf+afac)/(1-(1-afac)*Pfac);
        Mcfp = Xcfp*Zcfp;

    end

    figure
    hold on
    plot(Freqvec,VarXvec,'or','linewidth',2);
    plot(Freqvec,VarZvec,'og','linewidth',2);
    plot(Freqvec,VarMvec,'ob','linewidth',2);
    plot(Freqvec,VarXvec,'-r','linewidth',1);
    plot(Freqvec,VarZvec,'-g','linewidth',1);
    plot(Freqvec,VarMvec,'-b','linewidth',1);
    axis([0 taudepvec(end) 0 0.01])
    set(gca,'fontsize',24);
    xlabel('r_{spk}');
    legend('Var(X_n)','Var(Z_n)','Var(\DeltaS_n)')
    text(50,0.0092,['\tau_{dep}=' num2str(taudep) '   \tau_{fac}=' num2str(taufac)],'fontsize',20)

elseif KSE == 302
    
    %   Poisson inputs
    %   VarX, VarZ & VarM as a function of taudep & taufac (taudep=taufac)
    
    SPKSE = 2;
    
    taudepvec = 100:100:2500;
    taufacvec = taudepvec;
    
    Tmax = 500000;
    dt = 0.01;
    t = 0:dt:Tmax;

    if SPKSE == 1  
        Freq = 100;
        tr = 1;                                   % trials
        r = Freq/(length(t)-1)*Tmax/1000;          % [rate] = Spk/bin
        spk = double(rand(1,length(t)+1)<r);    % Generated spike trains
        spk = spk(1:length(t));
        tspk = find(spk'>0)*dt;                 % Spike times
        ISI = diff(tspk);    
        CVspk = sqrt(var(ISI))/mean(ISI);
   elseif SPKSE == 2
        ISImin = 1;
        Freq = 200;
        tr = 1;                                 % trials
        r = Freq/(length(t)-1)*Tmax/1000;       % [rate] = Spk/bin
        spk = double(rand(1,length(t)+1)<r);    % Generated spike trains
        spk = spk(1:length(t));
        tspkbase = find(spk'>0)*dt;             % Spike times
        ISIbase = diff(tspkbase);
        ISI = zeros(1);
        i=0;
        for j=1:length(ISIbase)
            if ISIbase(j) > ISImin
                i=i+1;
                ISI(i) = ISIbase(j);
            end
        end    
        tspk = zeros(1);
        tspk(1) = tspkbase(1);
        for i=2:length(ISI)
            tspk(i) = tspk(i-1)+ISI(i);
        end
        CVspk = sqrt(var(ISI))/(mean(ISI)-ISImin);
    end
    
    VarXvec = zeros(1,length(taudepvec));
    VarZvec = zeros(1,length(taudepvec));
    VarMvec = zeros(1,length(taudepvec));
    
    MeanXvec = zeros(1,length(taudepvec));
    MeanZvec = zeros(1,length(taudepvec));
    MeanMvec = zeros(1,length(taudepvec));
    
    Xcfpvec = zeros(1,length(taudepvec));
    Zcfpvec = zeros(1,length(taudepvec));
    Mcfpvec = zeros(1,length(taudepvec));
    
    
    for k=1:length(taudepvec)
    
        taudep = taudepvec(k);
        taufac = taufacvec(k);
    
        % Sequences: Poisson spike train inputs

        Tspkmax = length(tspk)-1;
        Dtaspkin = diff(tspk(1:end-1));
        X = zeros(1,Tspkmax);
        Z = zeros(1,Tspkmax);
        X(1) = 1;
        Z(1) = afac;
        for j=1:Tspkmax-1
            X(j+1) = Xinf+((1-adep)*X(j)-Xinf)*exp(-Dtaspkin(j)/taudep);
            Z(j+1) = afac+(1-afac)*(Zinf+(Z(j)-Zinf)*exp(-Dtaspkin(j)/taufac));
        end
        M = X.*Z;

        jaux = find(tspk>1000,1);
        Xaux = X(jaux:end);
        Zaux = Z(jaux:end);
        Maux = M(jaux:end);


        VarXvec(k) = var(Xaux);
        VarZvec(k) = var(Zaux);
        VarMvec(k) = var(Maux);
        
        MeanXvec(k) = mean(Xaux);
        MeanZvec(k) = mean(Zaux);
        MeanMvec(k) = mean(Maux);
        
        % Sequences: Uniform spike train inputs (constant spiking frequency
        % equal to the Poisson mean firing rate
        
        SpkFreqin = Freq;
        SpkPerin = 1000/SpkFreqin;
        Nspk = floor(Tmax/SpkPerin);
        tspkc = (1:Nspk)*SpkPerin;

        Dtatspkin = SpkPerin;
        Tspkmax = floor(Tmax/SpkPerin);
        tspkc = SpkPerin:SpkPerin:Tspkmax*SpkPerin;
        jspkc = floor(tspk/dt);

        Pdep =  exp(-Dtatspkin/taudep);
        Pfac =  exp(-Dtatspkin/taufac);
        Xc = zeros(1,Tspkmax);
        Zc = zeros(1,Tspkmax);
        Zaux = zeros(1,Tspkmax);
        Xc(1) = 1;
        Zc(1) = afac;
        for j=1:Tspkmax-1
            Xc(j+1) = Xinf+((1-adep)*Xc(j)-Xinf)*Pdep;       
            Zc(j+1) = (1-afac)*(Zinf+(Zc(j)-Zinf)*Pfac)+afac;
        end
        Mc = Xc.*Zc;
        Xcfp = (1-Pdep)*Xinf/(1-(1-adep)*Pdep);
        Zcfp = ((1-Pfac)*(1-afac)*Zinf+afac)/(1-(1-afac)*Pfac);
        Mcfp = Xcfp*Zcfp;
        
        [taudep taufac VarXvec(k) VarZvec(k) VarMvec(k)]  
        
        Xcfpvec(k) = Xcfp;
        Zcfpvec(k) = Zcfp;
        Mcfpvec(k) = Mcfp;
        
    end
    
    figure
    hold on
    plot(taudepvec,VarXvec,'or','linewidth',2);
    plot(taudepvec,VarZvec,'og','linewidth',2);
    plot(taudepvec,VarMvec,'ob','linewidth',2);
    plot(taudepvec,VarXvec,'-r','linewidth',1);
    plot(taudepvec,VarZvec,'-g','linewidth',1);
    plot(taudepvec,VarMvec,'-b','linewidth',1);
    set(gca,'fontsize',24);
    axis([0 taudepvec(end) 0 0.01])
    xlabel('\tau_{dep} = \tau_{fac}');
    legend('Var(X_n)','Var(Z_n)','Var(\DeltaS_n)')
    text(80,0.0092,['r_{spk}=' num2str(Freq)],'fontsize',20)
    
    figure
    hold on
    plot(taudepvec,MeanXvec,'or','linewidth',2);
    plot(taudepvec,MeanZvec,'og','linewidth',2);
    plot(taudepvec,MeanMvec,'ob','linewidth',2);
    plot(taudepvec,MeanXvec,'-r','linewidth',1);
    plot(taudepvec,MeanZvec,'-g','linewidth',1);
    plot(taudepvec,MeanMvec,'-b','linewidth',1);
    plot(taudepvec,Xcfpvec,'--r','linewidth',1);
    plot(taudepvec,Zcfpvec,'--g','linewidth',1);
    plot(taudepvec,Mcfpvec,'--b','linewidth',1);
    set(gca,'fontsize',24);
    axis([0 taudepvec(end) 0 1])
    xlabel('\tau_{dep} = \tau_{fac}');
    legend('Mean(X_n)','Mean(Z_n)','Mean(\DeltaS_n)')
    text(80,0.92,['r_{spk}=' num2str(Freq)],'fontsize',20)
   
end

